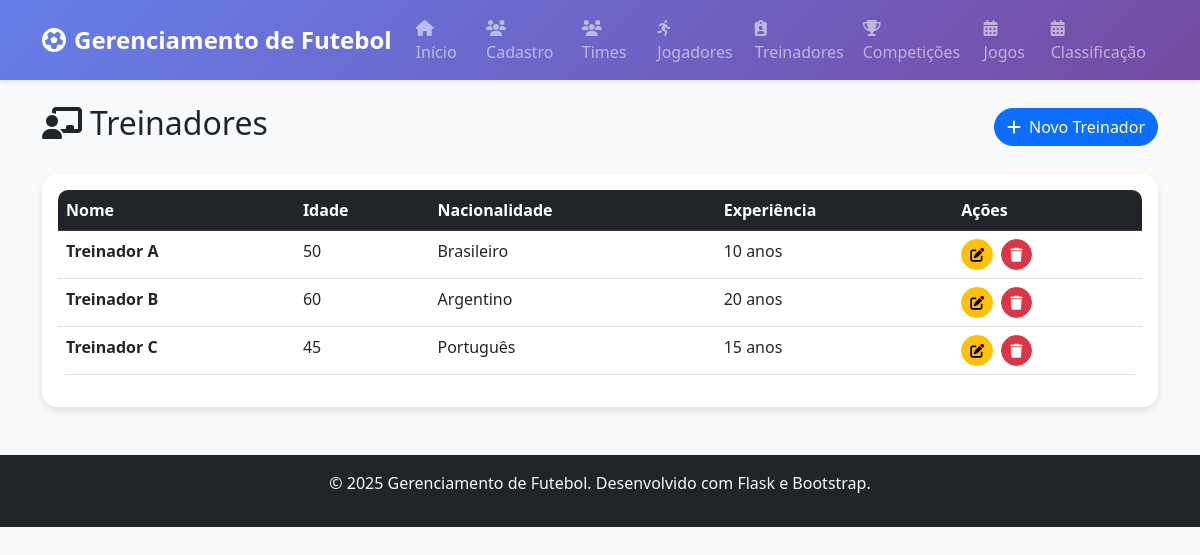
Page /treinadores on the committed database.
### app/models/treinador.py (models this page shows)
class Treinador(db.Model):
    id: so.Mapped[int] = so.mapped_column(primary_key=True)
    nome: so.Mapped[str] = so.mapped_column(db.String(100), nullable=False)
    idade: so.Mapped[int] = so.mapped_column(nullable=False)
    nacionalidade: so.Mapped[str] = so.mapped_column(db.String(50), nullable=False)
    anos_experiencia: so.Mapped[int] = so.mapped_column(default=0, nullable=False)
    created_at: so.Mapped[datetime] = so.mapped_column(db.DateTime, default=datetime.utcnow)
    updated_at: so.Mapped[datetime] = so.mapped_column(db.DateTime, default=datetime.utcnow, onupdate=datetime.utcnow)
    times: so.Mapped[List['Time']] = so.relationship("Time", back_populates="treinador")

### app/routes.py (the view)
@app.route('/treinadores')
def treinadores_index():
    treinadores = TreinadorController.listar_treinadores()
    return render_template('treinadores/index.html', treinadores=treinadores)

### app/controllers/treinador_controller.py (called while the page is built)
    def listar_treinadores():
        return Treinador.query.all()

### app/templates/treinadores/index.html (shortened to what this page needs)
{% extends "base.html" %}
{% block content %}
<div class="d-flex justify-content-between align-items-center mb-4">
    <h2><i class="fas fa-chalkboard-teacher me-2"></i>Treinadores</h2>
    <a href="{{ url_for('treinadores_create') }}" class="btn btn-primary">
        <i class="fas fa-plus me-2"></i>Novo Treinador
    </a>
</div>
<div class="card">
    <div class="card-body">
        {% if treinadores %}
            <div class="table-responsive">
                <table class="table table-hover">
                    <thead class="table-dark">
                        <tr>
                            <th>Nome</th>
                            <th>Idade</th>
                            <th>Nacionalidade</th>
                            <th>Experiência</th>
                            <th>Ações</th>
                        </tr>
                    </thead>
                    <tbody>
                        {% for treinador in treinadores %}
                        <tr>
                            <td><strong>{{ treinador.nome }}</strong></td>
                            <td>{{ treinador.idade }}</td>
                            <td>{{ treinador.nacionalidade }}</td>
                            <td>{{ treinador.anos_experiencia }} anos</td>
                            <td>
                                <a href="{{ url_for('treinadores_edit', id=treinador.id) }}" class="btn btn-sm btn-warning me-1">
                                    <i class="fas fa-edit"></i>
                                </a>
                                <form method="POST" action="{{ url_for('treinadores_delete', id=treinador.id) }}" class="d-inline">
                                    <button type="submit" class="btn btn-sm btn-danger"
                                            onclick="return confirm('Tem certeza que deseja excluir este treinador?')">
                                        <i class="fas fa-trash"></i>
                                    </button>
                                </form>
                            </td>
                        </tr>
                        {% endfor %}
                    </tbody>
                </table>
            </div>
        {% endif %}
    </div>
</div>
{% endblock %}

### app/static/css/style.css (style rules this page uses)
body { background-color: #f8f9fa; font-family: 'Segoe UI', Tahoma, Geneva, Verdana, sans-serif; }
.card { border: none; border-radius: 15px; box-shadow: 0 4px 6px rgba(0, 0, 0, 0.1); transition: transform 0.2s ease-in-out; }
.table { border-radius: 10px; overflow: hidden; }
.btn { border-radius: 25px; font-weight: 500; transition: all 0.2s ease-in-out; }
.table th { border-top: none; font-weight: 600; }
.card { animation: fadeIn 0.5s ease-out; }

### rows in the picture
Treinador: nome "Treinador A", idade "50", nacionalidade "Brasileiro", anos_experiencia "10"
Treinador: nome "Treinador B", idade "60", nacionalidade "Argentino", anos_experiencia "20"
Treinador: nome "Treinador C", idade "45", nacionalidade "Português", anos_experiencia "15"
